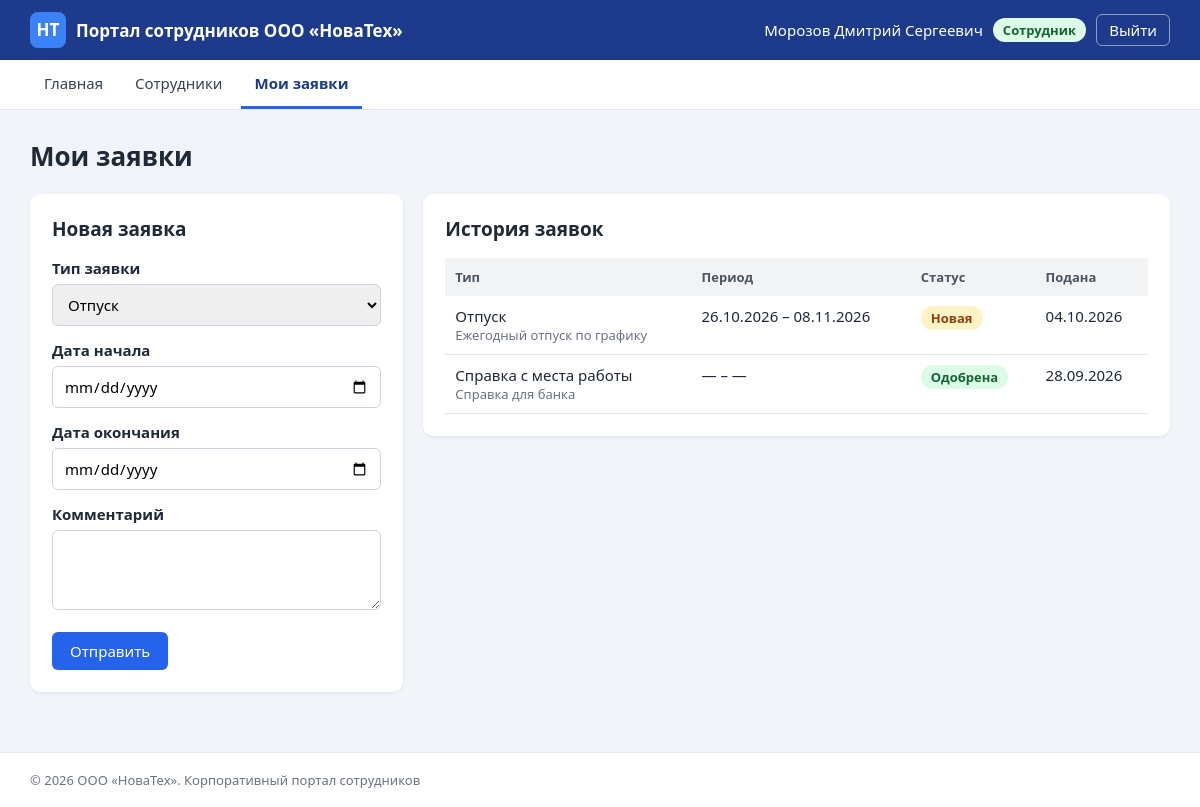
Page /requests.php (signed in) on the committed database.
### tables this page shows
CREATE TABLE requests (
    id INT AUTO_INCREMENT PRIMARY KEY,
    user_id INT NOT NULL,
    type VARCHAR(50) NOT NULL,
    date_from DATE,
    date_to DATE,
    comment TEXT,
    status ENUM('new', 'approved', 'rejected') NOT NULL DEFAULT 'new',
    created_at TIMESTAMP DEFAULT CURRENT_TIMESTAMP,
    FOREIGN KEY (user_id) REFERENCES users(id) ON DELETE CASCADE
);

### includes/functions.php (called while the page is built, shortened)
<?php
$status_names = [
    'new'      => 'Новая',
    'approved' => 'Одобрена',
    'rejected' => 'Отклонена',
];
$request_types = ['Отпуск', 'Отгул', 'Командировка', 'Справка с места работы'];
function e($text)
{
    return htmlspecialchars($text ?? '', ENT_QUOTES, 'UTF-8');
}
function format_date($date)
{
    return $date ? date('d.m.Y', strtotime($date)) : '—';
}

### requests.php (the view, shortened to what this page needs)
<?php
require 'includes/config.php';
require 'includes/functions.php';
$stmt = $pdo->prepare('SELECT * FROM requests WHERE user_id = ? ORDER BY created_at DESC');
$stmt->execute([$_SESSION['user_id']]);
$requests = $stmt->fetchAll();
include 'includes/header.php';
?>
<h1>Мои заявки</h1>
<div class="columns">
    <div class="card">
        <h2>Новая заявка</h2>
        <form method="post">
            <label for="type">Тип заявки</label>
            <select id="type" name="type" required>
                <?php foreach ($request_types as $t): ?>
                    <option><?= e($t) ?></option>
                <?php endforeach; ?>
            </select>
            <label for="date_from">Дата начала</label>
            <input type="date" id="date_from" name="date_from">
            <label for="date_to">Дата окончания</label>
            <input type="date" id="date_to" name="date_to">
            <label for="comment">Комментарий</label>
            <textarea id="comment" name="comment" rows="3"></textarea>
            <button type="submit" class="btn">Отправить</button>
        </form>
    </div>
    <div class="card">
        <h2>История заявок</h2>
        <table>
            <tr>
                <th>Тип</th>
                <th>Период</th>
                <th>Статус</th>
                <th>Подана</th>
            </tr>
            <?php foreach ($requests as $r): ?>
                <tr>
                    <td><?= e($r['type']) ?><div class="muted small"><?= e($r['comment']) ?></div></td>
                    <td><?= format_date($r['date_from']) ?> – <?= format_date($r['date_to']) ?></td>
                    <td><span class="status status-<?= e($r['status']) ?>"><?= e($status_names[$r['status']]) ?></span></td>
                    <td><?= format_date($r['created_at']) ?></td>
                </tr>
            <?php endforeach; ?>
        </table>
    </div>
</div>
<?php include 'includes/footer.php'; ?>

### style/style.css (style rules this page uses)
* { box-sizing: border-box; }
html { height: 100%; }
body { min-height: 100vh; display: flex; flex-direction: column; margin: 0; font-family: "Segoe UI", Arial, sans-serif; font-size: 15px; color: #1f2937; background: #f1f4f9; }
h1 { font-size: 26px; margin: 0 0 20px; }
h2 { font-size: 19px; margin: 0 0 16px; }
.muted { color: #6b7280; }
.small { font-size: 13px; }
.card { background: #fff; border-radius: 10px; padding: 22px; margin-bottom: 20px; box-shadow: 0 1px 3px rgba(0, 0, 0, 0.08); }
.columns { display: grid; grid-template-columns: 1fr 2fr; gap: 20px; align-items: start; }
table { width: 100%; border-collapse: collapse; }
th { text-align: left; background: #f3f4f6; color: #4b5563; font-size: 13px; padding: 10px; }
td { padding: 10px; border-bottom: 1px solid #e5e7eb; vertical-align: top; }
label { display: block; font-weight: 600; margin: 14px 0 6px; }
input[type=text], input[type=password], input[type=email], input[type=date], select, textarea { width: 100%; padding: 9px 11px; border: 1px solid #cbd5e1; border-radius: 6px; font-family: inherit; font-size: 15px; }
form .btn { margin-top: 18px; }
.btn { display: inline-block; padding: 9px 18px; border: none; border-radius: 6px; background: #2563eb; color: #fff; font-size: 15px; font-family: inherit; cursor: pointer; }
.status, .role { display: inline-block; padding: 3px 10px; border-radius: 20px; font-size: 13px; font-weight: 600; }
.status-new { background: #fef3c7; color: #92400e; }
.status-approved { background: #dcfce7; color: #166534; }

### rows in the picture
requests: type "Отпуск", comment "Ежегодный отпуск по графику", date_from "26.10.2026", date_to "08.11.2026", status "Новая", created_at "04.10.2026"
requests: type "Справка с места работы", comment "Справка для банка", date_from "—", date_to "—", status "Одобрена", created_at "28.09.2026"

### other values in the picture
$_SESSION['full_name'] "Морозов Дмитрий Сергеевич"
$role_names[$_SESSION['role']] "Сотрудник"
$title "Главная Сотрудники Мои заявки"
form field type "Отпуск"
